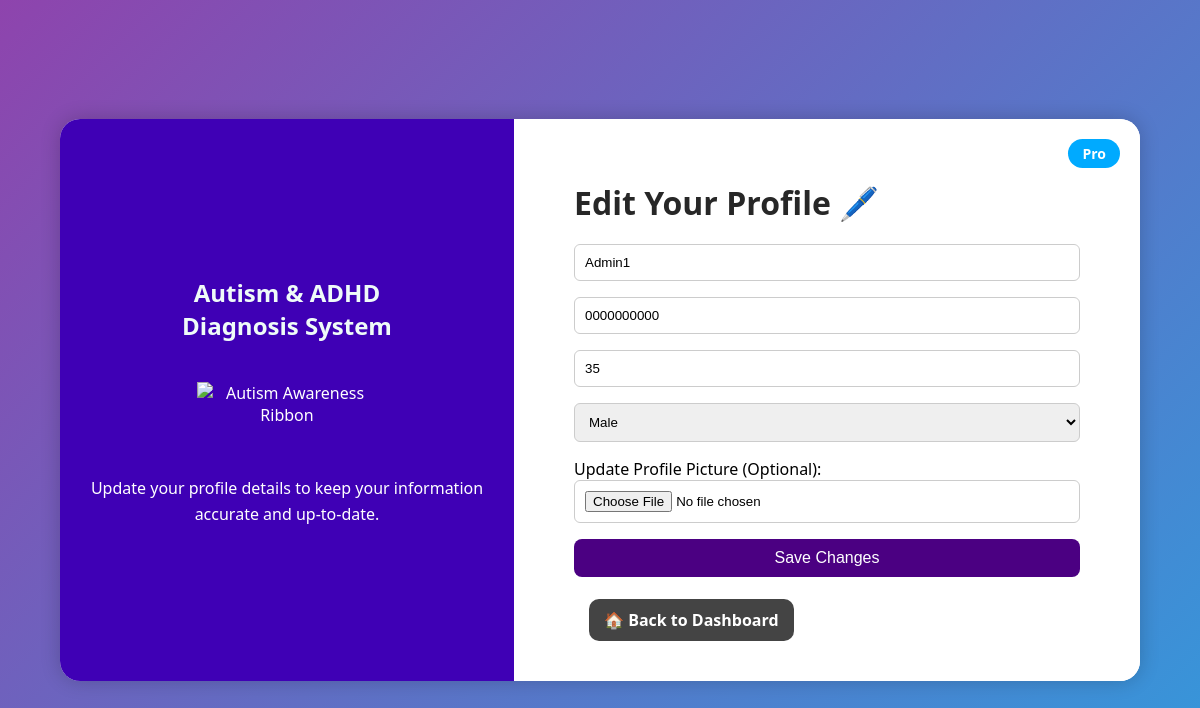
The page /edit-profile (signed in) on the database its author committed.
### app.py (models this page shows)
class User(db.Model):
    id = db.Column(db.Integer, primary_key=True)
    full_name = db.Column(db.String(100), nullable=False)
    email = db.Column(db.String(100), unique=True, nullable=False)
    phone = db.Column(db.String(20))
    password = db.Column(db.String(100), nullable=False)
    gender = db.Column(db.String(10))
    age = db.Column(db.Integer)
    role = db.Column(db.String(20), nullable=False)  # 'patient' / 'doctor' / 'admin'
    image_url = db.Column(db.String(255))

### app.py (the view, shortened to what this page needs)
@app.route('/edit-profile', methods=['GET', 'POST'])
def edit_profile():
    if 'user_id' not in session:
        return redirect(url_for('login'))
    user = User.query.get(session['user_id'])
    return render_template('edit_profile.html', user=user)

### app.py (called while the page is built, shortened)
def create_admin_account():
    existing_admin = User.query.filter_by(email='admin1@site.com').first()

@app.before_request
def before_any_request():
    if request.endpoint != 'static':
        create_admin_account()

### templates/edit_profile.html (shortened to what this page needs)
<!DOCTYPE html>
<html lang="en">
<head>
    <link rel="stylesheet" href="{{ url_for('static', filename='style.css') }}">
</head>
<body class="index-body">
<div class="container">
    <div class="left-section">
        <h2>Autism & ADHD<br>Diagnosis System</h2>
        <img src="{{ url_for('static', filename='images/autism-ribbon.png') }}" alt="Autism Awareness Ribbon">
        <p class="tagline">Update your profile details to keep your information accurate and up-to-date.</p>
    </div>
    <div class="right-section">
        <div class="pro-badge">Pro</div>
        <h1>Edit Your Profile 🖊️</h1>
        <form method="POST" enctype="multipart/form-data">
            <input type="text" name="full_name" value="{{ user.full_name }}" required placeholder="Full Name">
            <input type="text" name="phone" value="{{ user.phone }}" placeholder="Phone Number">
            <input type="number" name="age" value="{{ user.age }}" required placeholder="Age">
            <select name="gender" required>
                <option value="1" {% if user.gender == '1' %}selected{% endif %}>Male</option>
            </select>
            <label>Update Profile Picture (Optional):</label>
            <input type="file" name="photo">
            <button type="submit" class="cta-btn">Save Changes</button>
        </form>
        <br>
        <a href="/dashboard" class="back-link">🏠 Back to Dashboard</a>
    </div>
</div>
</body>
</html>

### static/style.css (style rules this page uses)
body.index-body { margin: 0; font-family: 'Segoe UI', Tahoma, Geneva, Verdana, sans-serif; background: linear-gradient(135deg, #8e44ad, #3498db); height: 100vh; display: flex; align-items: center; justify-content: center; overflow: hidden; }
.container { display: flex; width: 90%; max-width: 1200px; background: white; border-radius: 20px; box-shadow: 0 0 20px rgba(0, 0, 0, 0.2); overflow: hidden; }
.left-section { width: 45%; background-color: #3f00b5; color: white; text-align: center; padding: 40px 20px; display: flex; flex-direction: column; justify-content: center; }
.left-section img { width: 180px; margin: 20px auto; }
.left-section .tagline { margin-top: 30px; font-size: 16px; line-height: 1.6; }
.right-section { width: 55%; padding: 40px 60px; background-color: white; position: relative; overflow-y: auto; max-height: 90vh; }
h1 { margin-bottom: 20px; color: #272727; }
h2 { margin-bottom: 20px; color: #effbf8; }
form input[type="text"], form input[type="email"], form input[type="password"], form input[type="number"], form select, form input[type="file"] { width: 100%; padding: 10px; margin-bottom: 16px; border-radius: 6px; border: 1px solid #ccc; box-sizing: border-box; }
.cta-btn { background-color: #4db8ff; color: white; padding: 12px; border: none; border-radius: 8px; font-size: 16px; width: 100%; cursor: pointer; }
.pro-badge { position: absolute; top: 20px; right: 30px; background-color: #00aaff; color: white; padding: 6px 16px; border-radius: 20px; font-weight: bold; }
a { color: #007bff; text-decoration: none; }
.pro-badge { position: absolute; top: 20px; right: 20px; background-color: #00aaff; color: white; padding: 5px 14px; border-radius: 18px; font-size: 14px; font-weight: bold; }
.cta-btn { width: 100%; padding: 12px; font-size: 16px; background-color: #4DB8FF; border: none; color: white; border-radius: 8px; cursor: pointer; }
.back-link { display: inline-block; margin-top: 20px; text-decoration: none; color: #007bff; font-weight: bold; transition: color 0.3s ease; }
.back-link { display: inline-block; background-color: #4facfe; color: white; padding: 12px 24px; border-radius: 8px; font-weight: bold; text-decoration: none; transition: background-color 0.3s ease; }
.cta-btn { background-color: #4b0082; color: #fff; padding: 10px 25px; font-size: 16px; border: none; border-radius: 8px; cursor: pointer; transition: 0.3s; }
.back-link { margin: 0 15px; font-weight: bold; text-decoration: none; color: #fff; background-color: #444; padding: 10px 15px; border-radius: 10px; }

### rows shown on the page
User: full_name "Admin1", phone "0000000000", age "35", gender "Male"
